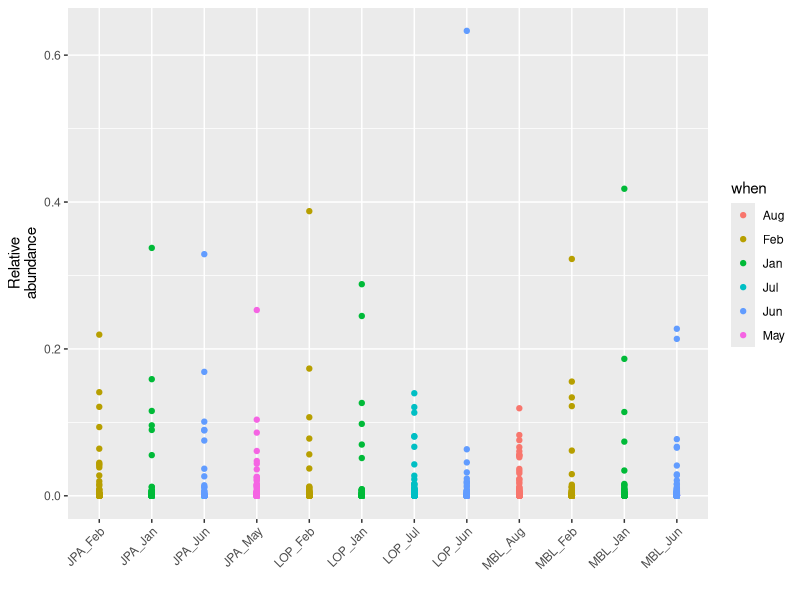

Recreate this plot in R.
## ---- chunk 1
knitr::opts_chunk$set(echo = TRUE)
## ---- chunk 2

library(tidyverse) 
#library(ggplot2) # if you only have ggplot2
## ---- chunk 3
otus <- read_tsv("data/FWS_OTUs.txt")
otus %>%
  rename("taxonomy" = 1) %>%
  pivot_longer(-1) %>%
  separate(name, c("where", "when"), remove = F) %>%
  group_by(where, when) %>%
  mutate(relative_abundance = value/sum(value)) %>%
  ggplot(aes(x = name, 
             y = relative_abundance, 
             col = when)) + 
  geom_jitter(width = 0) +
  ylab("Relative\nabundance") + 
  xlab("") +
  theme(axis.text.x = element_text(angle = 45, vjust = 1, hjust=1))
